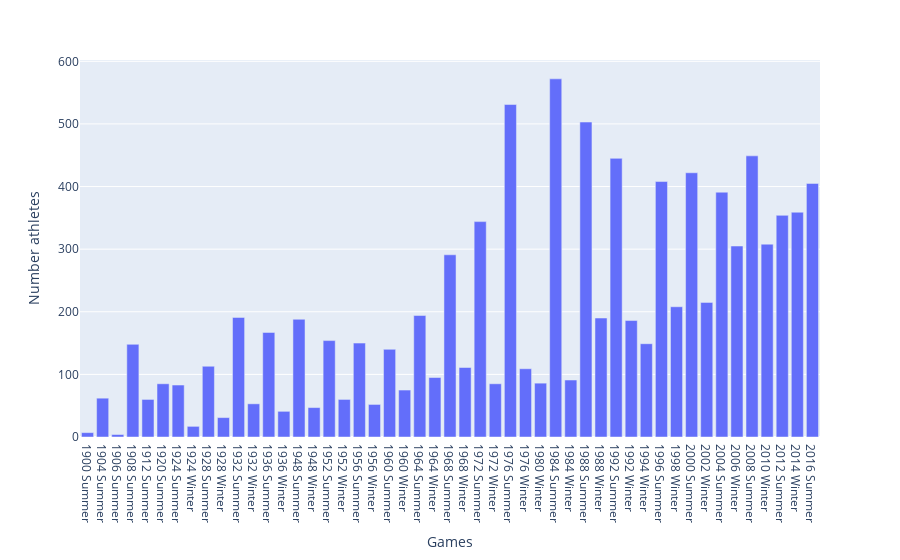

The notebook cell saved with this chart:
### Markdown cell above
### Idéer

Vad mer kan vi plotta? Nu har jag fokuserat på antal medaljer per diverse.

- Antal atleter per år

- ...

### Code cell
# 1. remove all columns except the two that we want to compare
canada_athletes = canada_origdata.drop(
        [column for column in canada_origdata.columns if (column != "HashName") and (column != "Games")],
        axis="columns"
    )

# 2. Remove all rows with NaN here
canada_athletes = canada_athletes.dropna(axis="rows")

# 3. Add a counter
canada_athletes["Number athletes"] = 1

# 4. Group by one of the two columns
canada_athletes = canada_athletes.groupby("Games").sum()

# Check results
canada_athletes.head()

fig = px.bar(canada_athletes, y=canada_athletes.columns[0]
)
fig.show()
fig.write_html("Visualiseringar/Q1_athletesgames_canada.html", auto_open=True)

### Figure 1 — Plotly figure (JSON) as saved in the notebook; plotly's stock layout.template omitted (floating-point values rounded to 4 significant figures)
{"data": [{"alignmentgroup": "True", "hovertemplate": "Games=%{x}<br>Number athletes=%{y}<extra></extra>", "legendgroup": "", "marker": {"color": "#636efa", "pattern": {"shape": ""}}, "name": "", "offsetgroup": "", "orientation": "v", "showlegend": false, "textposition": "auto", "type": "bar", "x": ["1900 Summer", "1904 Summer", "1906 Summer", "1908 Summer", "1912 Summer", "1920 Summer", "1924 Summer", "1924 Winter", "1928 Summer", "1928 Winter", "1932 Summer", "1932 Winter", "1936 Summer", "1936 Winter", "1948 Summer", "1948 Winter", "1952 Summer", "1952 Winter", "1956 Summer", "1956 Winter", "1960 Summer", "1960 Winter", "1964 Summer", "1964 Winter", "1968 Summer", "1968 Winter", "1972 Summer", "1972 Winter", "1976 Summer", "1976 Winter", "1980 Winter", "1984 Summer", "1984 Winter", "1988 Summer", "1988 Winter", "1992 Summer", "1992 Winter", "1994 Winter", "1996 Summer", "1998 Winter", "2000 Summer", "2002 Winter", "2004 Summer", "2006 Winter", "2008 Summer", "2010 Winter", "2012 Summer", "2014 Winter", "2016 Summer"], "xaxis": "x", "y": [7, 62, 4, 148, 60, 85, 83, 17, 113, 31, 191, 53, 167, 41, 188, 47, 154, 60, 150, 52, 140, 75, 194, 95, 291, 111, 344, 85, 531, 109, 86, 572, 91, 503, 190, 445, 186, 149, 408, 208, 422, 215, 391, 305, 449, 308, 354, 359, 405], "yaxis": "y"}], "layout": {"barmode": "relative", "legend": {"tracegroupgap": 0}, "margin": {"t": 60}, "xaxis": {"anchor": "y", "domain": [0, 1], "title": {"text": "Games"}}, "yaxis": {"anchor": "x", "domain": [0, 1], "title": {"text": "Number athletes"}}}}
